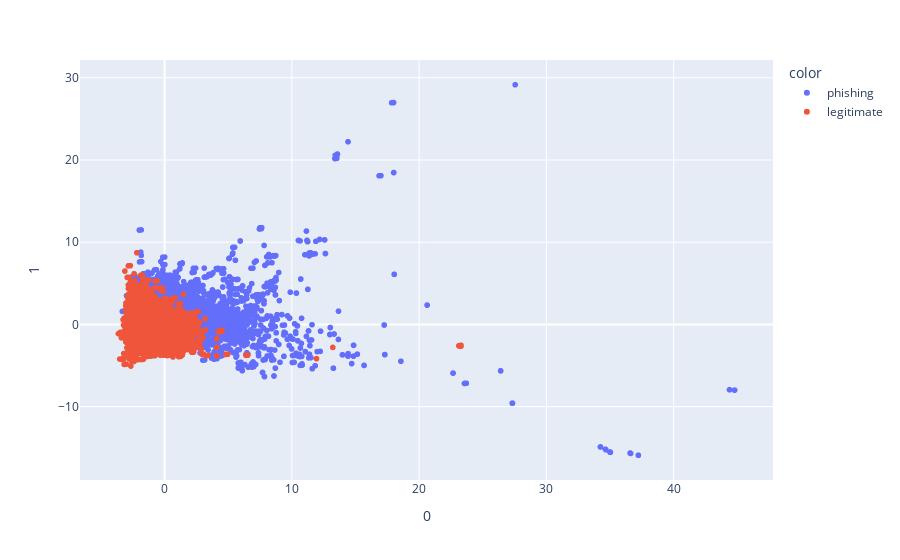

Source (notebook cell):
### Markdown cell above
## PCA

### Code cell
from sklearn.decomposition import PCA
from sklearn.preprocessing import StandardScaler

X = df.select_dtypes(include=['int64','float64'])
X_standarized = StandardScaler().fit_transform(X)
pca = PCA(n_components=3)
components = pca.fit_transform(X_standarized)

fig = px.scatter(components, x=0, y=1, color=df['status'])
fig.show()

### Figure 1 — Plotly figure (JSON) as saved in the notebook; plotly's stock layout.template omitted (floating-point values rounded to 4 significant figures; data arrays with more than 128 entries replaced by an {"elided": "..."} marker saying what was removed)
{"data": [{"hovertemplate": "color=phishing<br>0=%{x}<br>1=%{y}<extra></extra>", "legendgroup": "phishing", "marker": {"color": "#636efa", "symbol": "circle"}, "mode": "markers", "name": "phishing", "showlegend": true, "type": "scattergl", "x": {"elided": "9715 float values"}, "xaxis": "x", "y": {"elided": "9715 float values"}, "yaxis": "y"}, {"hovertemplate": "color=legitimate<br>0=%{x}<br>1=%{y}<extra></extra>", "legendgroup": "legitimate", "marker": {"color": "#EF553B", "symbol": "circle"}, "mode": "markers", "name": "legitimate", "showlegend": true, "type": "scattergl", "x": {"elided": "9716 float values"}, "xaxis": "x", "y": {"elided": "9716 float values"}, "yaxis": "y"}], "layout": {"legend": {"title": {"text": "color"}, "tracegroupgap": 0}, "margin": {"t": 60}, "xaxis": {"anchor": "y", "domain": [0, 1], "title": {"text": "0"}}, "yaxis": {"anchor": "x", "domain": [0, 1], "title": {"text": "1"}}}}
